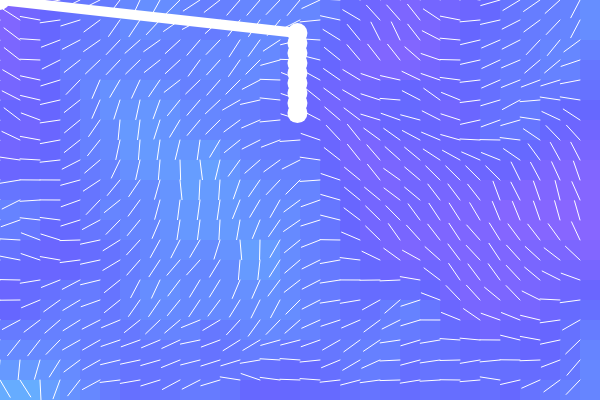
Frame 1 (no input)
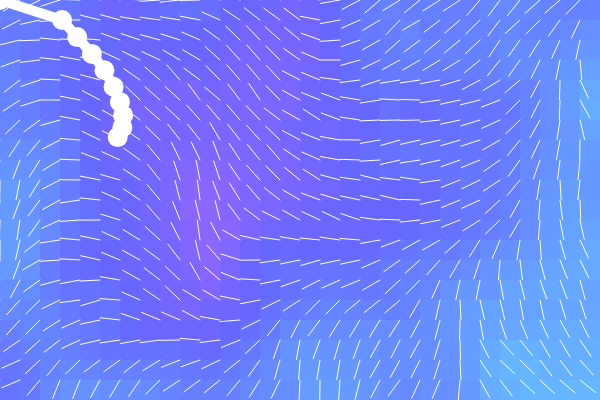
Frame 60 (no input)
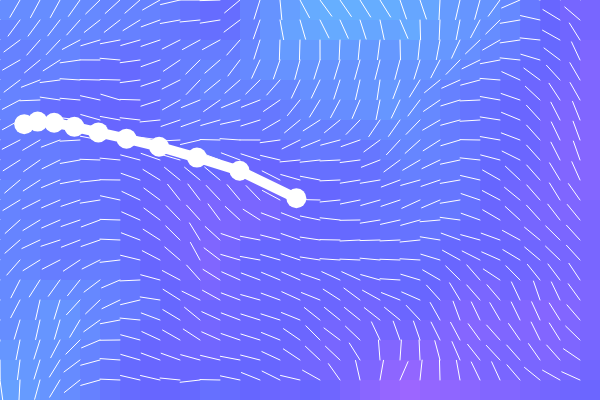
Frame 120 (the mouse pressed at the canvas centre since frame 60)

The p5.js sketch that drew these frames (run headless with seeded random() and noise() and a simulated clock; from frame 60 on, the mouse is pressed at the canvas centre):

// p5.js sketch
// ── sketch.js
let scl = 20;
let zRate = 0.1;
let zOffset = 0;
let noiseScl = 0.1;
let rows, cols;
let flowField = [];

let particles = [];
let p1, p2;
let springs = [];
let spacing = 10;
let numParticles = 10;
let gravity;
let k = 1.9;



function setup() {
	createCanvas(600, 400);
	rows = height / scl;
	cols = width / scl;
	colorMode(HSB);
	
	gravity = createVector(0, 0.5);
	for (let i = 0; i < numParticles*spacing; i += spacing) {
		particles.push(new Particle(width/2, 20 + i));
	}
	// particles[0].locked = true;
	for (let i = 0; i < particles.length; i++) {
		if (i !== 0) {
			springs.push(new Spring(k, spacing, particles[i-1], particles[i]));
		}
	}

}

function draw() {
	background(0);
	for (let y = 0; y < rows; y++) {
		for (let x = 0; x < cols; x++) {
			let xPos = x * scl;
			let yPos = y * scl;
			push();
			translate(xPos, yPos);
			let index = x + y * cols;
			let n = noise(x * noiseScl, y * noiseScl, zOffset);
			let v = p5.Vector.fromAngle(n * PI * 2);
			flowField[index] = v;
			let h = map(n * PI * 2, 0, 2 * PI, 200, 275);
			fill(h, 60, 100);
			noStroke();
			rect(0, 0, scl, scl);
			strokeWeight(1);
			stroke(255);
			line(0, 0, v.x * scl, v.y * scl);
			pop();
		}
	}
	zOffset += zRate;
	
	
	particles[0].pos.x = mouseX;
	particles[0].pos.y = mouseY;
	for (let p of particles) {
		let flowForce = flowField[floor(p.pos.x / scl, floor(p.pos.y / scl))];
		p.applyForce(p5.Vector.mult(flowForce, 5));
		p.update();
	}
	for (let s of springs) {
		s.update();
	}
	
	
}


class Particle {
	constructor(x, y) {
		this.pos = createVector(x, y);
		this.vel = createVector(0, 0);
		this.acc = createVector(0, 0);
		this.mass = 1;
		this.radius = 20;
		this.locked = false;
		this.maxSpeed = 4;
	}
	applyForce(f) {
		this.acc.add(p5.Vector.div(f, this.mass));
	}
	edges() {
		if (this.pos.x + this.radius > width) {
			this.vel.x *= -1;	
			this.pos.x += this.vel.x;
		}
		if (this.pos.x - this.radius < 0) {
			this.vel.x *= -1;	
			this.pos.x += this.vel.x;
		}
		if (this.pos.y + this.radius > height) {
			this.vel.y *= -1;	
			this.pos.y += this.vel.y;
		}
		if (this.pos.y - this.radius < 0) {
			this.vel.y *= -1;	
			this.pos.y += this.vel.y;
		}
	}
	update() {
		if (!this.locked) {
			this.vel.add(this.acc);
			this.vel.limit(this.maxSpeed);
			this.pos.add(this.vel);
			this.edges();
		}
		noStroke();
		ellipse(this.pos.x, this.pos.y, this.radius, this.radius);
		this.acc.set(0, 0);
		this.vel.mult(0.9);
	}
}

class Spring {
	constructor(k, restLength, a, b) {
		this.k = k;
		this.restLength = restLength;
		this.a = a;
		this.b = b;
	}
	update() {
		let vec = p5.Vector.sub(this.b.pos, this.a.pos);
		let d = vec.mag();
		vec.normalize().mult(this.k);
		let stretchSquish = d - this.restLength;
		vec.mult(stretchSquish);
		this.a.applyForce(vec);
		this.b.applyForce(vec.mult(-1));
		strokeWeight(10);
		stroke(200);
		line(this.a.pos.x, this.a.pos.y, this.b.pos.x, this.b.pos.y);
	}
}
